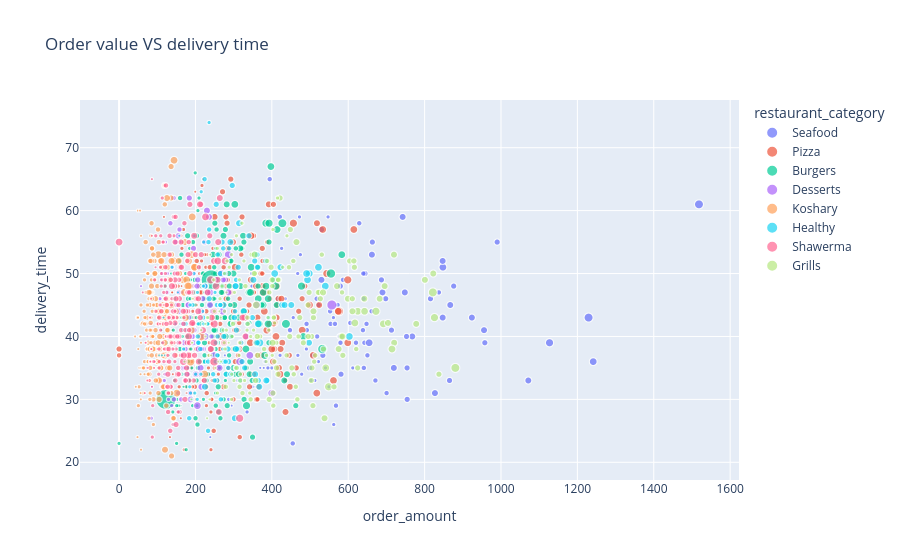

The cell this chart's notebook holds for it:
### Markdown cell above
### **Question 17.** Do bigger orders take longer to deliver?

### Code cell
bubble_data = (
    df.sample(1500)
)

fig = px.scatter(
    bubble_data,
    x="order_amount",
    y="delivery_time",
    size="items_count",
    color="restaurant_category",
    hover_name="area",
    title="Order value VS delivery time"
)

fig.show()

### Figure 1 — Plotly figure (JSON) as saved in the notebook; plotly's stock layout.template omitted (floating-point values rounded to 4 significant figures; data arrays with more than 128 entries replaced by an {"elided": "..."} marker saying what was removed)
{"data": [{"hovertemplate": "<b>%{hovertext}</b><br><br>restaurant_category=Seafood<br>order_amount=%{x}<br>delivery_time=%{y}<br>items_count=%{marker.size}<extra></extra>", "hovertext": ["New Cairo", "Nasr City", "Maadi", "Dokki", "Heliopolis", "Maadi", "New Cairo", "6Th October", "Dokki", "Dokki", "6Th October", "Sheikh Zayed", "Zamalek", "Maadi", "Zamalek", "Dokki", "Nasr City", "Nasr City", "Zamalek", "6Th October", "Maadi", "New Cairo", "Dokki", "Heliopolis", "Nasr City", "Sheikh Zayed", "Dokki", "Heliopolis", "Nasr City", "Sheikh Zayed", "New Cairo", "Heliopolis", "Maadi", "New Cairo", "6Th October", "6Th October", "Nasr City", "Heliopolis", "Nasr City", "Nasr City", "New Cairo", "Heliopolis", "Nasr City", "Maadi", "Sheikh Zayed", "Sheikh Zayed", "Heliopolis", "New Cairo", "Heliopolis", "Heliopolis", "Nasr City", "6Th October", "Sheikh Zayed", "Maadi", "New Cairo", "Zamalek", "Dokki", "New Cairo", "Maadi", "Nasr City", "Dokki", "Zamalek", "New Cairo", "New Cairo", "New Cairo", "Zamalek", "Sheikh Zayed", "Heliopolis", "Heliopolis", "Sheikh Zayed", "Zamalek", "Sheikh Zayed", "Heliopolis", "Heliopolis", "Maadi", "New Cairo", "Zamalek", "Zamalek", "Dokki", "New Cairo", "Heliopolis", "New Cairo", "Dokki", "Maadi", "Sheikh Zayed", "New Cairo", "Sheikh Zayed", "Heliopolis", "6Th October", "Maadi", "New Cairo", "6Th October", "New Cairo", "New Cairo", "New Cairo", "Zamalek", "6Th October", "Zamalek", "New Cairo", "Zamalek", "Dokki", "Nasr City", "New Cairo", "New Cairo", "Nasr City", "Nasr City", "Sheikh Zayed", "Nasr City", "Heliopolis", "Heliopolis", "Heliopolis", "Maadi", "Heliopolis", "Dokki", "6Th October"], "legendgroup": "Seafood", "marker": {"color": "#636efa", "size": [8, 3, 3, 3, 5, 2, 5, 5, 4, 2, 6, 3, 2, 3, 2, 3, 3, 2, 2, 2, 1, 4, 3, 3, 5, 4, 6, 4, 3, 4, 5, 5, 2, 3, 3, 2, 3, 3, 4, 5, 2, 2, 3, 2, 5, 4, 4, 4, 3, 4, 1, 4, 2, 2, 1, 6, 2, 1, 2, 2, 3, 1, 2, 5, 5, 3, 2, 3, 1, 1, 2, 5, 3, 3, 3, 4, 4, 5, 2, 3, 2, 3, 2, 3, 4, 2, 2, 2, 3, 2, 1, 8, 2, 3, 1, 7, 4, 2, 3, 4, 2, 5, 3, 3, 4, 3, 1, 5, 3, 2, 3, 2, 4, 3, 3], "sizemode": "area", "sizeref": 0.1, "symbol": "circle"}, "mode": "markers", "name": "Seafood", "showlegend": true, "type": "scattergl", "x": [1229.0, 579.7, 490.9, 567.9, 827.0, 540.3, 955.6, 742.5, 581.1, 549.5, 847.9, 628.9, 512.5, 522.5, 311.0, 553.8, 415.1, 502.8, 562.0, 472.3, 277.0, 990.1, 620.3, 642.3, 689.7, 865.3, 1241.0, 643.8, 650.2, 876.2, 923.8, 719.5, 399.8, 433.5, 647.9, 474.7, 605.5, 671.2, 713.2, 748.2, NaN, 421.5, 577.3, 346.8, 847.2, 663.2, 754.1, 815.4, 640.9, 498.9, 357.2, 530.1, 425.6, 434.8, 271.8, 654.8, 468.1, 378.9, 348.4, 394.5, 506.3, 294.9, 456.1, 767.7, 867.1, 454.7, 547.2, 447.4, 238.8, 294.3, 382.2, 662.0, 586.3, 661.3, 518.6, 579.2, 754.4, 1071.0, 286.9, 572.1, 348.0, 565.2, 389.6, 638.5, 957.6, 403.0, 467.7, 611.9, 394.4, 499.8, 369.6, 1518.0, 561.2, 552.6, 385.8, 1127.0, 686.9, 521.9, 837.3, 698.1, 478.1, 529.9, 640.3, 517.4, 752.7, 639.5, 258.4, 847.3, 584.6, 335.2, 700.5, 490.5, 533.5, 491.5, 420.8], "xaxis": "x", "y": [43.0, 39.0, 42.0, 29.0, 31.0, 35.0, 41.0, 59.0, 34.0, 32.0, 51.0, 58.0, 33.0, 45.0, 33.0, 42.0, 46.0, 33.0, 26.0, 59.0, 37.0, 55.0, 39.0, 39.0, 47.0, 33.0, 36.0, 50.0, 37.0, 48.0, 43.0, 35.0, 35.0, 33.0, 42.0, 53.0, 42.15, 33.0, 41.0, 47.0, 37.0, 37.0, 40.0, 50.0, 52.0, 55.0, 35.0, 46.0, 35.0, 35.0, 32.0, 57.0, 54.0, 46.0, 41.0, 39.0, 37.0, 35.0, 32.0, 41.0, 37.0, 29.0, 43.0, 40.0, 45.0, 23.0, 59.0, 41.0, 24.0, 40.0, 36.0, 53.0, 49.0, 44.0, 40.0, 48.0, 30.0, 33.0, 30.0, 45.0, 48.0, 42.0, 35.0, 41.0, 39.0, 38.0, 50.0, 35.0, 65.0, 45.0, 35.0, 61.0, 43.0, 44.0, 48.0, 39.0, 49.0, 36.0, 47.0, 46.0, 34.0, 49.0, 46.0, 46.0, 40.0, 50.0, 49.0, 43.0, 40.0, 28.0, 31.0, 38.0, 37.0, 41.0, 59.0], "yaxis": "y"}, {"hovertemplate": "<b>%{hovertext}</b><br><br>restaurant_category=Pizza<br>order_amount=%{x}<br>delivery_time=%{y}<br>items_count=%{marker.size}<extra></extra>", "hovertext": {"elided": "243 str values"}, "legendgroup": "Pizza", "marker": {"color": "#EF553B", "size": {"elided": "243 int values"}, "sizemode": "area", "sizeref": 0.1, "symbol": "circle"}, "mode": "markers", "name": "Pizza", "showlegend": true, "type": "scattergl", "x": {"elided": "243 float values"}, "xaxis": "x", "y": {"elided": "243 float values"}, "yaxis": "y"}, {"hovertemplate": "<b>%{hovertext}</b><br><br>restaurant_category=Burgers<br>order_amount=%{x}<br>delivery_time=%{y}<br>items_count=%{marker.size}<extra></extra>", "hovertext": {"elided": "259 str values"}, "legendgroup": "Burgers", "marker": {"color": "#00cc96", "size": {"elided": "259 int values"}, "sizemode": "area", "sizeref": 0.1, "symbol": "circle"}, "mode": "markers", "name": "Burgers", "showlegend": true, "type": "scattergl", "x": {"elided": "259 float values"}, "xaxis": "x", "y": {"elided": "259 float values"}, "yaxis": "y"}, {"hovertemplate": "<b>%{hovertext}</b><br><br>restaurant_category=Desserts<br>order_amount=%{x}<br>delivery_time=%{y}<br>items_count=%{marker.size}<extra></extra>", "hovertext": ["New Cairo", "Zamalek", "Sheikh Zayed", "Nasr City", "Dokki", "Maadi", "Dokki", "New Cairo", "Nasr City", "Sheikh Zayed", "6Th October", "6Th October", "Heliopolis", "6Th October", "New Cairo", "Nasr City", "Heliopolis", "Nasr City", "New Cairo", "6Th October", "Heliopolis", "6Th October", "Sheikh Zayed", "Maadi", "New Cairo", "6Th October", "Zamalek", "Dokki", "New Cairo", "Dokki", "New Cairo", "New Cairo", "Nasr City", "Maadi", "Zamalek", "New Cairo", "Maadi", "Sheikh Zayed", "Heliopolis", "Dokki", "New Cairo", "Dokki", "Sheikh Zayed", "6Th October", "Dokki", "Sheikh Zayed", "New Cairo", "New Cairo", "New Cairo", "Dokki", "Sheikh Zayed", "Maadi", "Maadi", "6Th October", "Maadi", "Sheikh Zayed", "Nasr City", "Maadi", "Nasr City", "Nasr City", "New Cairo", "New Cairo", "Heliopolis", "Maadi", "Nasr City", "New Cairo", "Zamalek", "Maadi", "Maadi", "Nasr City", "Nasr City", "Heliopolis", "Heliopolis", "Dokki", "Zamalek", "Maadi", "New Cairo", "Dokki", "Heliopolis", "New Cairo", "Nasr City", "Zamalek", "Heliopolis", "Dokki", "Maadi", "6Th October", "Sheikh Zayed", "Maadi", "Sheikh Zayed", "New Cairo", "Heliopolis", "Zamalek", "New Cairo", "Heliopolis", "Nasr City", "Nasr City", "Heliopolis", "New Cairo", "Maadi", "Zamalek", "Maadi", "Maadi", "Maadi", "Nasr City", "Nasr City", "Zamalek", "Heliopolis", "Nasr City", "Heliopolis", "6Th October", "Heliopolis", "Maadi", "New Cairo", "Dokki", "New Cairo", "Zamalek", "Dokki", "Nasr City"], "legendgroup": "Desserts", "marker": {"color": "#ab63fa", "size": [6, 5, 4, 4, 10, 3, 4, 3, 1, 2, 4, 3, 2, 7, 7, 3, 2, 5, 6, 3, 2, 4, 4, 1, 5, 5, 5, 2, 3, 4, 1, 2, 3, 5, 3, 4, 3, 4, 5, 6, 1, 1, 4, 3, 2, 5, 3, 6, 3, 2, 5, 4, 4, 4, 4, 4, 5, 3, 5, 2, 3, 5, 3, 4, 3, 6, 2, 2, 1, 3, 3, 5, 2, 6, 5, 3, 4, 1, 4, 2, 2, 3, 5, 2, 1, 2, 2, 4, 3, 2, 5, 3, 2, 2, 4, 4, 2, 3, 3, 3, 4, 2, 4, 6, 6, 5, 3, 1, 4, 2, 5, 4, 5, 3, 4, 3, 3, 3], "sizemode": "area", "sizeref": 0.1, "symbol": "circle"}, "mode": "markers", "name": "Desserts", "showlegend": true, "type": "scattergl", "x": [224.9, 187.4, 226.5, 168.5, 557.1, 154.6, 278.7, 148.1, 110.1, 170.6, 183.9, 142.7, 133.2, 286.2, 316.3, 178.8, 120.8, 180.9, 342.4, 161.6, 106.8, 181.2, 272.8, 111.1, 201.4, 235.4, 214.2, 110.8, 141.6, 135.8, 57.4, 163.9, 193.2, 215.5, 143.8, 155.1, 174.0, 205.9, 213.3, 360.4, 78.27, 110.5, 194.9, 158.2, 129.9, 286.2, 173.7, 205.0, 136.8, 112.9, 230.1, 218.9, 196.0, 224.1, 186.4, 196.2, 155.2, 155.4, 333.0, 84.19, 170.7, 238.2, 153.8, 223.6, 154.9, 247.3, 84.85, 128.5, 78.53, 167.2, 183.1, 213.7, 135.1, 399.8, 263.0, 148.7, 244.3, 80.45, 170.5, 147.9, 137.9, 150.0, 215.0, 152.6, 83.59, 110.0, 121.2, 194.5, 134.3, 163.3, 253.3, 162.8, 129.4, 159.0, 220.9, 204.5, 118.4, 164.8, 144.8, 179.5, 191.8, 140.0, 214.5, 267.9, 271.3, 208.9, 217.4, 85.92, 232.0, 126.3, 238.6, 157.8, 200.7, 242.0, 192.9, 133.2, 118.9, 125.7], "xaxis": "x", "y": [40.0, 30.0, 48.0, 35.0, 45.0, 40.0, 49.0, 55.0, 32.0, 35.0, 62.0, 62.0, 38.0, 53.0, 36.0, 41.0, 34.0, 45.0, 37.0, 47.0, 46.0, 45.0, 49.0, 49.0, 39.0, 59.0, 40.0, 33.0, 48.0, 38.0, 48.0, 47.0, 48.0, 32.0, 30.0, 56.0, 38.0, 49.0, 35.0, 45.0, 42.0, 39.0, 54.0, 57.0, 38.0, 47.0, 33.0, 29.0, 38.0, 50.0, 60.0, 46.0, 41.0, 48.0, 31.0, 39.0, 44.0, 47.0, 40.0, 27.0, 36.0, 45.0, 40.0, 55.0, 31.0, 37.0, 39.0, 36.0, 35.0, 42.0, 43.0, 34.0, 38.0, 31.0, 35.0, 50.0, 44.0, 39.0, 39.0, 42.0, 29.0, 45.0, 44.0, 40.0, 42.0, 55.0, 55.0, 50.0, 58.0, 55.0, 49.0, 30.0, 30.0, 37.0, 38.0, 48.0, 33.0, 37.0, 43.0, 34.0, 40.0, 51.0, 38.0, 50.0, 44.0, 38.0, 38.0, 32.0, 47.0, 50.0, 47.0, 39.0, 34.0, 40.0, 39.0, 44.0, 32.0, 47.0], "yaxis": "y"}, {"hovertemplate": "<b>%{hovertext}</b><br><br>restaurant_category=Koshary<br>order_amount=%{x}<br>delivery_time=%{y}<br>items_count=%{marker.size}<extra></extra>", "hovertext": {"elided": "211 str values"}, "legendgroup": "Koshary", "marker": {"color": "#FFA15A", "size": {"elided": "211 int values"}, "sizemode": "area", "sizeref": 0.1, "symbol": "circle"}, "mode": "markers", "name": "Koshary", "showlegend": true, "type": "scattergl", "x": {"elided": "211 float values"}, "xaxis": "x", "y": {"elided": "211 float values"}, "yaxis": "y"}, {"hovertemplate": "<b>%{hovertext}</b><br><br>restaurant_category=Healthy<br>order_amount=%{x}<br>delivery_time=%{y}<br>items_count=%{marker.size}<extra></extra>", "hovertext": {"elided": "142 str values"}, "legendgroup": "Healthy", "marker": {"color": "#19d3f3", "size": {"elided": "142 int values"}, "sizemode": "area", "sizeref": 0.1, "symbol": "circle"}, "mode": "markers", "name": "Healthy", "showlegend": true, "type": "scattergl", "x": {"elided": "142 float values"}, "xaxis": "x", "y": {"elided": "142 float values"}, "yaxis": "y"}, {"hovertemplate": "<b>%{hovertext}</b><br><br>restaurant_category=Shawerma<br>order_amount=%{x}<br>delivery_time=%{y}<br>items_count=%{marker.size}<extra></extra>", "hovertext": {"elided": "224 str values"}, "legendgroup": "Shawerma", "marker": {"color": "#FF6692", "size": {"elided": "224 int values"}, "sizemode": "area", "sizeref": 0.1, "symbol": "circle"}, "mode": "markers", "name": "Shawerma", "showlegend": true, "type": "scattergl", "x": {"elided": "224 float values"}, "xaxis": "x", "y": {"elided": "224 float values"}, "yaxis": "y"}, {"hovertemplate": "<b>%{hovertext}</b><br><br>restaurant_category=Grills<br>order_amount=%{x}<br>delivery_time=%{y}<br>items_count=%{marker.size}<extra></extra>", "hovertext": {"elided": "171 str values"}, "legendgroup": "Grills", "marker": {"color": "#B6E880", "size": {"elided": "171 int values"}, "sizemode": "area", "sizeref": 0.1, "symbol": "circle"}, "mode": "markers", "name": "Grills", "showlegend": true, "type": "scattergl", "x": {"elided": "171 float values"}, "xaxis": "x", "y": {"elided": "171 float values"}, "yaxis": "y"}], "layout": {"legend": {"itemsizing": "constant", "title": {"text": "restaurant_category"}, "tracegroupgap": 0}, "title": {"text": "Order value VS delivery time"}, "xaxis": {"anchor": "y", "domain": [0, 1], "title": {"text": "order_amount"}}, "yaxis": {"anchor": "x", "domain": [0, 1], "title": {"text": "delivery_time"}}}}
